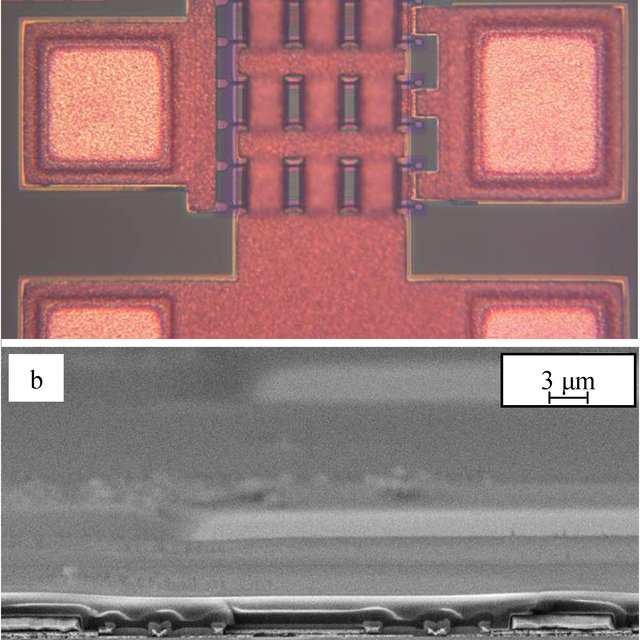
#> input picture Photos/mosfet.jpg, 640 x 640 px
$ python Example_mv01.py
#> lines starting #> are read from the running program, lines starting #| are printed output that depends on the picture; after the words box and inside, x2 and y2 are one past the last pixel; in counts of white or black regions, pixels touching at a corner belong together
import cv2 as cv
import matplotlib.pyplot as plt
from matplotlib.backends.backend_agg import FigureCanvasAgg
import numpy as np
import scipy
from scipy.signal import find_peaks
from scipy.stats import linregress
#import utlis

from img_separator import *

def get_array(file):
    return cv.imread(file)

def get_canny_edge(img):
    canny = cv.Canny(img, 10, 15)
    return canny

# [35 lines left out: functions get_adaptive_binary, get_binary_array, get_contours_array, get_processed_array, not called in this run]

def draw_profiling_line(img, y):
    imgLine = img.copy()
    cv.line(imgLine, (0, y), (img.shape[0], y), (255, 255, 255), thickness=2, lineType=cv.LINE_AA);

    return imgLine

# [20 lines left out: functions get_peaks, create_plot, not called in this run]


if __name__ == "__main__":
    ### Original image
    img = cv.imread('Photos/mosfet.jpg') #image size is 640x640
#> img is the input picture: shape (640, 640, 3); mean B, G, R 120.8, 120.7, 150.9
    #cv.imshow('Mosfet',img)


    ### Converting to grayscale
    gray = cv.cvtColor(img, cv.COLOR_BGR2GRAY)
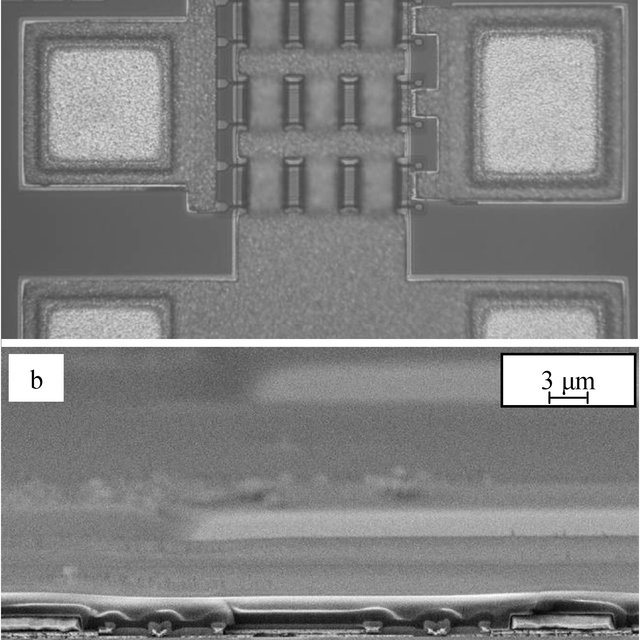
#> gray: shape (640, 640); min 0, max 255, mean 129.8
    # [25 lines of commented-out code are left out]
    ret, thresh1 = cv.threshold(gray, 110, 255, cv.THRESH_BINARY)
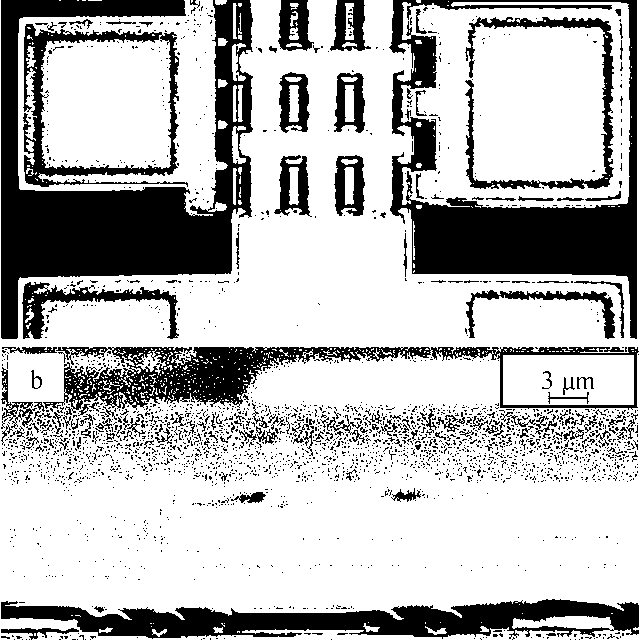
#> thresh1: shape (640, 640); 71.8% white; 2637 black regions (2483 under 20 px)
    #thresh2 = cv.adaptiveThreshold(gray, 255, cv.ADAPTIVE_THRESH_MEAN_C, cv.THRESH_BINARY,11,7)
    #cv.imshow('Thresh1',thresh1)
    #cv.imshow('Thresh2',thresh2)


    ### Contour drawing based on binary image
    blank = np.zeros(img.shape[:2], dtype = 'uint8')
    #cv.imshow('Blank',blank)
    #contours, hierarchies = cv.findContours(thresh1, cv.RETR_EXTERNAL,cv.CHAIN_APPROX_SIMPLE)

    #utlis.getContours(img,showCanny=True)

    contours, hierarchies = cv.findContours(thresh1, cv.RETR_TREE,cv.CHAIN_APPROX_SIMPLE)
#> contours = 4103 contours, 3812 with area under 20; largest, box (x1, y1, x2, y2) and area: (0, 0, 640, 640) 270523, (401, 2, 631, 208) 41114, (18, 0, 228, 216) 34885, (0, 598, 640, 640) 15004, (63, 346, 432, 411) 11360
    #print(f'{len(contours)} contour(s) found!')

    cv.drawContours(blank, contours, -1, (255,255,255), 1)
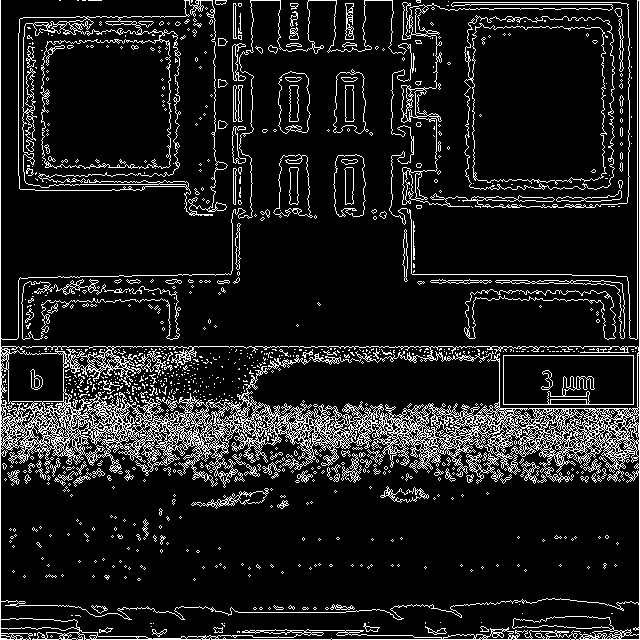
#> blank: shape (640, 640); 11.3% white in thin lines or dots
    #cv.imshow('Contours Drawn', blank)


    ### Profiling on the line
    grayLine = draw_profiling_line(gray, y=250) # draw a line on a copy of original gray image
    blankLine = draw_profiling_line(blank, y=250) # draw a line on a copy of contour image
#> call 2 of draw_profiling_line, with y = 250
#> in draw_profiling_line (call 2), `cv.line(imgLine, (0, y), (img.shape[0], y), (255, 255, 255), thickness..`:
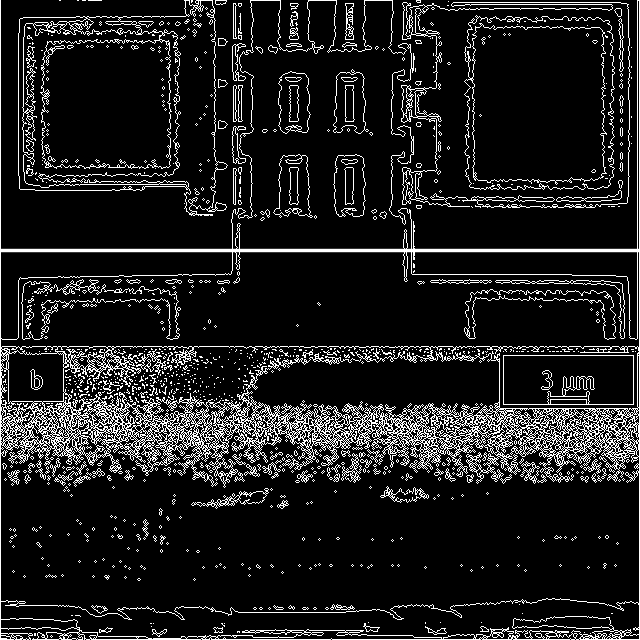
#> imgLine: shape (640, 640); min 0, max 255, mean 30.3

    cv.imshow('Mosfet Grayscale with Profiling line',grayLine)
    cv.imshow('Contours Drawn with Profiling line', blankLine)

    peaks, properties = find_peaks(blank[250,0:640], prominence=3) # find peaks along a horizontal line of pixel 250
#> peaks = [232, 236, 238, 404, 406, 411, 413, 637]; properties = {'prominences': [255, 255, 255, 255, 255, 255, 255, 255], 'left_bases': [231, 235, 237, 403, 405, 410, 412, 636], 'right_bases': [233, 237, 239, 405, 407, 412, 415, 638]}

    fig = plt.Figure(figsize=(6,5), dpi=100)
    ax = fig.add_subplot(111)
    ax.plot(peaks, blank[250,0:640][peaks], "x", c="red")
    ax.plot(range(0,640), blank[250,0:640])
    ax.set_title('Profiling of grayscale along the line')
    ax.set_ylabel('Grayscale intensity')
    ax.set_xlabel('Pixel')
    ax.set_ylim([-5,260])

    canvas = FigureCanvasAgg(fig)
    canvas.draw()
    buf = canvas.buffer_rgba()
    plot = cv.cvtColor(np.asarray(buf),cv.COLOR_RGB2BGR)
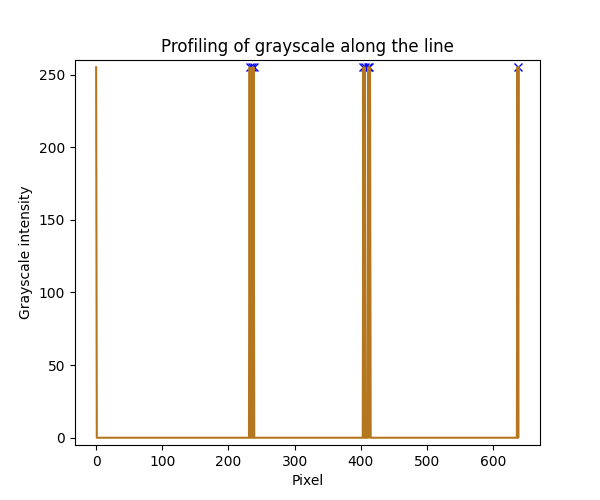
#> plot: shape (500, 600, 3); mean R, G, B 248.9, 247.1, 244.6
    cv.imshow('Profiling', plot)

    cv.waitKey(10000)
